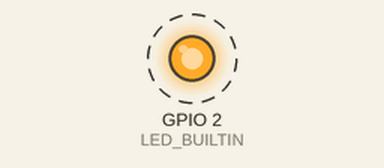
The program below on a simulated ESP32. On the bench: output pins drawn as LEDs (lit = HIGH). Dashed ring = blinking. What the program prints to the serial monitor is not drawn.

Above: at 0.05 s.
Timing chart, 0 to 3.0 s (numbered marks = the images above):
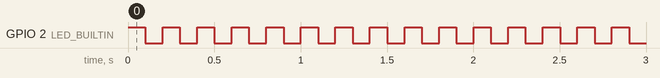

Measured:
- by itself, GPIO 2 (LED_BUILTIN): alternates HIGH for 0.10 s and LOW for 0.10 s
- by itself, everything shown: repeats every 5.2 s, in 26 steps

The program:

main.cpp
```cpp
#include <Arduino.h> //part of PlatformIO Arduino framework
#include "Arduino_GFX_Library.h" //in lib folder
#include "RunningAverage.h" //in lib folder

// put function declarations here:
int count = 0;
static unsigned long counter = 5;
void setup() {
  // put your setup code here, to run once:
  pinMode(2,OUTPUT);
  Serial.begin(115200); // send and receive at 9600 baud
}

void loop() {
  // put your main code here, to run repeatedly:

// turn the LED off (HIGH is the voltage level)
  digitalWrite(LED_BUILTIN, HIGH);

  // wait for a second
  delay(100);

  // turn the LED on by making the voltage LOW
  digitalWrite(LED_BUILTIN, LOW);

  // wait for a second
  delay(100);

  count++;
  counter++;

  printf("The value of count is: %d \n", count);

}

// put function definitions here:
```
